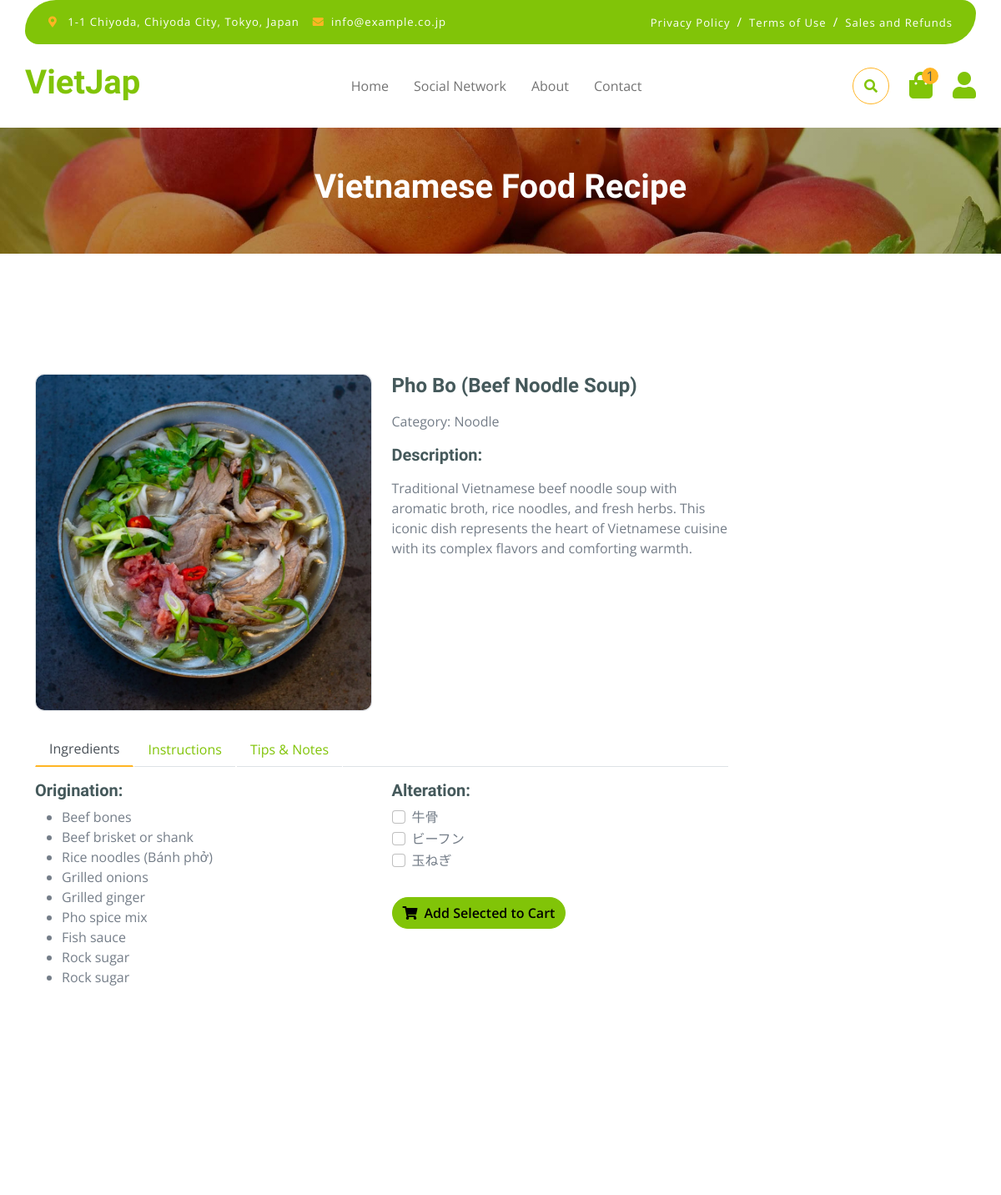
Page /dish/3/ (signed in, upper part) on the earlier database version.
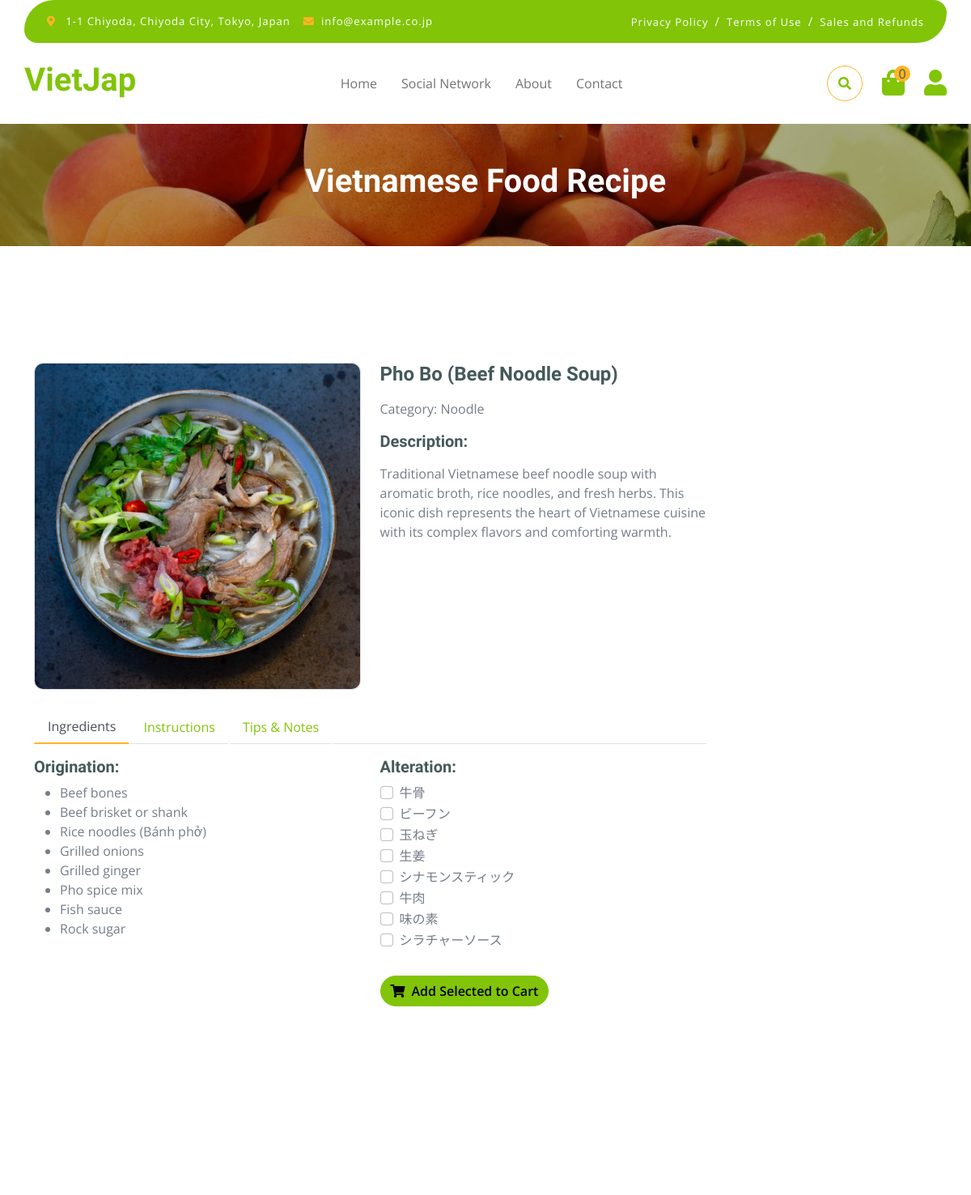
Same page on the later database version.
### dish/models.py (models this page shows, shortened)
class Ingredient(models.Model):
    id = models.AutoField(primary_key=True)
    name = models.CharField(max_length=255)
    category = models.CharField(max_length=100,null=True, blank=True)
    quantity = models.IntegerField(default=0, null=True, blank=True)
    price = models.DecimalField(max_digits=10, decimal_places=2, default=0.00)
    image = models.ImageField(upload_to='ingredient/', null=True, blank=True)

### home/views.py (the view)
# urls.py: path('dish/<int:dish_id>/', views.dish_detail, name='dish_detail'),
def dish_detail(request, dish_id):
    if request.user.is_authenticated:
        user = request.user
        cart, created = Cart.objects.get_or_create(user=user)
        cartDetails = cart.cartdetail_set.all()
        quantity = cart.get_cart_items()
        dish = Dish.objects.get(id=dish_id)
        ingredients = Ingredient.objects.filter(dish_ingredients__dish=dish)
    else:
        cartDetails = []
        cart = None
        quantity = 0
    context = {
        'dish': dish,
        'ingredients': ingredients,
        'cartDetails': cartDetails,
        'quantity': quantity
    }
    return render(request, 'vietnamese-food-detail.html', context)

### cart/models.py (called while the page is built)
    def get_cart_items(self):
        cartDetails = self.cartdetail_set.all()
        quantity = cartDetails.count()
        return quantity

### templates/vietnamese-food-detail.html (shortened to what the changed rows need)
{% extends 'base.html' %}
{% load static %}
{% block detail-content %}
        <div class="container-fluid page-header py-5">
            <h1 class="text-center text-white display-6" id="dish-title">Vietnamese Food Recipe</h1>
        </div>
        <div class="container-fluid py-5 mt-5">
            <div class="container py-5">
                <div class="row g-4 mb-5">
                    <div class="col-lg-8 col-xl-9">
                        <div class="row g-4">
                            <div class="col-lg-12">
                                <div class="tab-content mb-5">
                                    <div class="tab-pane active" id="nav-about" role="tabpanel" aria-labelledby="nav-about-tab">
                                        <div class="row">
                                            <div class="col-md-6">
                                                <ul id="broth-ingredients">
                                                    {% for ingredient in ingredients %}
                                                        {% if ingredient.category == "Origin" %}
                                                            <li>{{ ingredient.name }}</li>
                                                        {% endif %}
                                                    {% endfor %}
                                                </ul>
                                            </div>
                                            <div class="col-md-6">
                                                <form id="serving-ingredients-form">
                                                    <ul id="serving-ingredients" class="list-unstyled">
                                                        {% for ingredient in ingredients %}
                                                            {% if ingredient.category == "Alter" %}
                                                                <li>
                                                                    <div class="form-check">
                                                                        <input class="form-check-input" type="checkbox" id="serving-ingredient-{{ ingredient.id }}">
                                                                        <label class="form-check-label" for="serving-ingredient-{{ ingredient.id }}">{{ ingredient.name }}</label>
                                                                    </div>
                                                                </li>
                                                            {% endif %}
                                                        {% endfor %}
                                                    </ul>
                                                </form>
                                            </div>
                                        </div>
                                    </div>
                                </div>
                            </div>
                        </div>
                    </div>
                </div>
            </div>
        </div>
{% endblock detail-content %}

Differences in the rows shown:
no longer on one of the page's lists (row unchanged): Ingredient: name "Rock sugar"
added Ingredient: name "生姜", shown under "Alteration:"
added Ingredient: name "シナモンスティック", shown under "Alteration:"
added Ingredient: name "牛肉", shown under "Alteration:"
added Ingredient: name "味の素", shown under "Alteration:"
added Ingredient: name "シラチャーソース", shown under "Alteration:"
Other differences:
{{ quantity|default:0 }}: "1" → "0"
